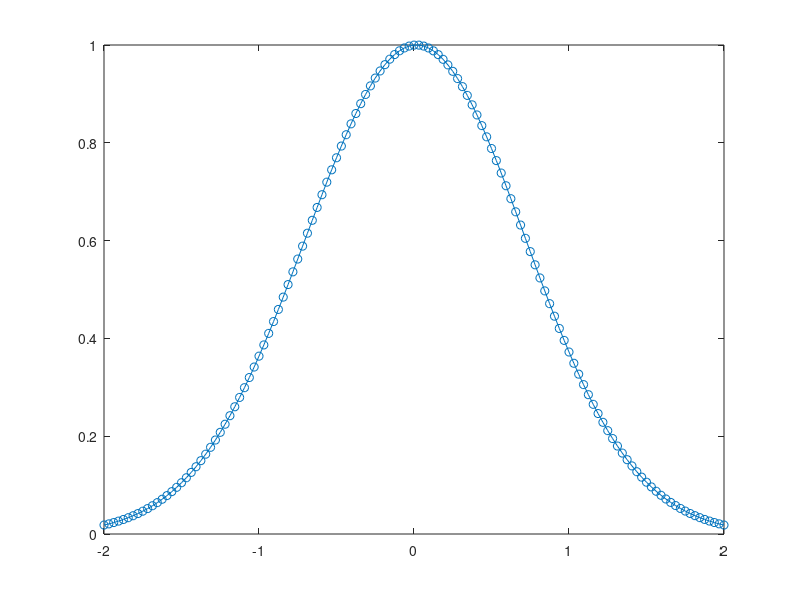

The MATLAB source for this figure: (Note: this script raises an error after producing the figure.)
clear all
close all

%-----
% animation of the solution to burgers equation
% using different finite-difference methods
%------

r=0.50;

N=2*2*32;
a=-2;b= 2;
Dx=(b-a)/N;

Dt=r*Dx;

method=1;  % Lax
method=2;  % Lax_Wendroff

%---
% initial condition
%----

for i=1:N+1
 x(i)=a+(i-1)*Dx;
 f(i) = exp(-x(i)*x(i));
 q(i) = 0.5*f(i)^2;
end


%---------
for step=1:30000

for i=2:N
 if(method==1)%--- Lax
  fnew(i) = 0.5*(1+r*f(i-1))*f(i-1)+0.5*(1-r*f(i+1))*f(i+1);
 elseif(method==2)%--- Lax-Wendroff
   A = f(i-1)+f(i);
   B = f(i-1)+2*f(i)+f(i+1);
   C = f(i)+f(i+1);
   fnew(i) = f(i) + 0.5*r*(q(i-1)-q(i+1)) + 0.25*r*r*(A*q(i-1)-B*q(i)+C*q(i+1));
 end
%---
end

f(2:N)=fnew(2:N);

for i=1:N+1
 q(i) = 0.5*f(i)^2;
end

if(step==1)
  Handle1 = plot(x,f,'o-');
  set(Handle1, 'erasemode', 'xor');
  set(gca,'fontsize',15)
  axis([a b 0.0 1.2])
  xlabel('x','fontsize',15)
  ylabel('f','fontsize',15)
else
  set(Handle1,'XData',x,'YData',f);
  pause(0.1)
  drawnow
end

end
